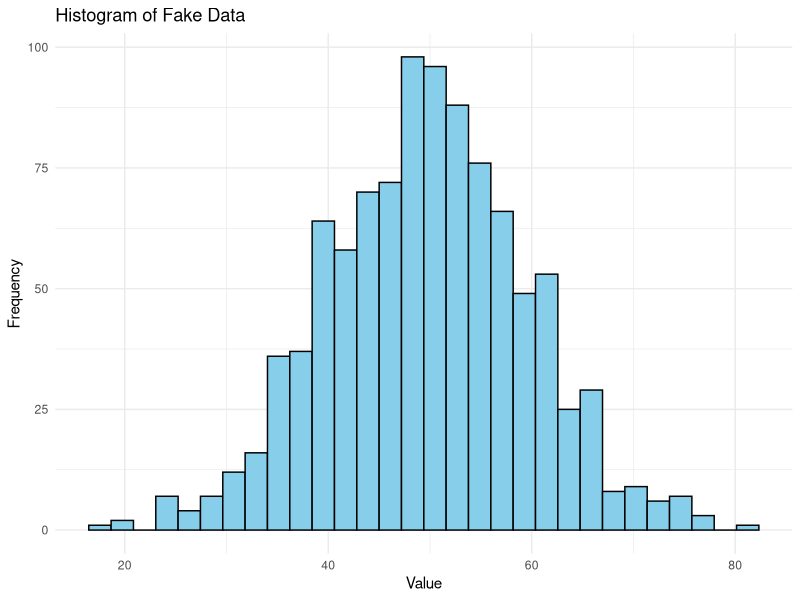
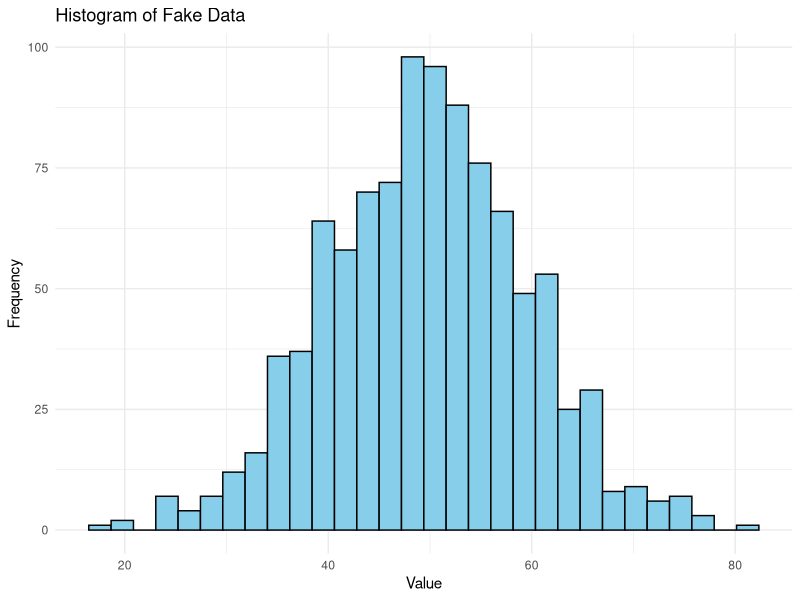

These figures' R source, in order:
library(here)
library(tidyverse)

# Generate fake data: 1000 samples from a normal distribution
data <- rnorm(1000, mean = 50, sd = 10)
df <- tibble(value = data)

# Create histogram with ggplot
p <- ggplot(df, aes(x = value)) +
  geom_histogram(bins = 30, fill = "skyblue", color = "black") +
  labs(title = "Histogram of Fake Data",
       x = "Value",
       y = "Frequency") +
  theme_minimal()

# Display the plot
print(p)

# Ensure the directory exists
if(!dir.exists(here("graphs"))) dir.create(here("graphs"))

# Save the plot as a PNG
ggsave(here("graphs", "histogram.png"), plot = p, width = 6, height = 4)
